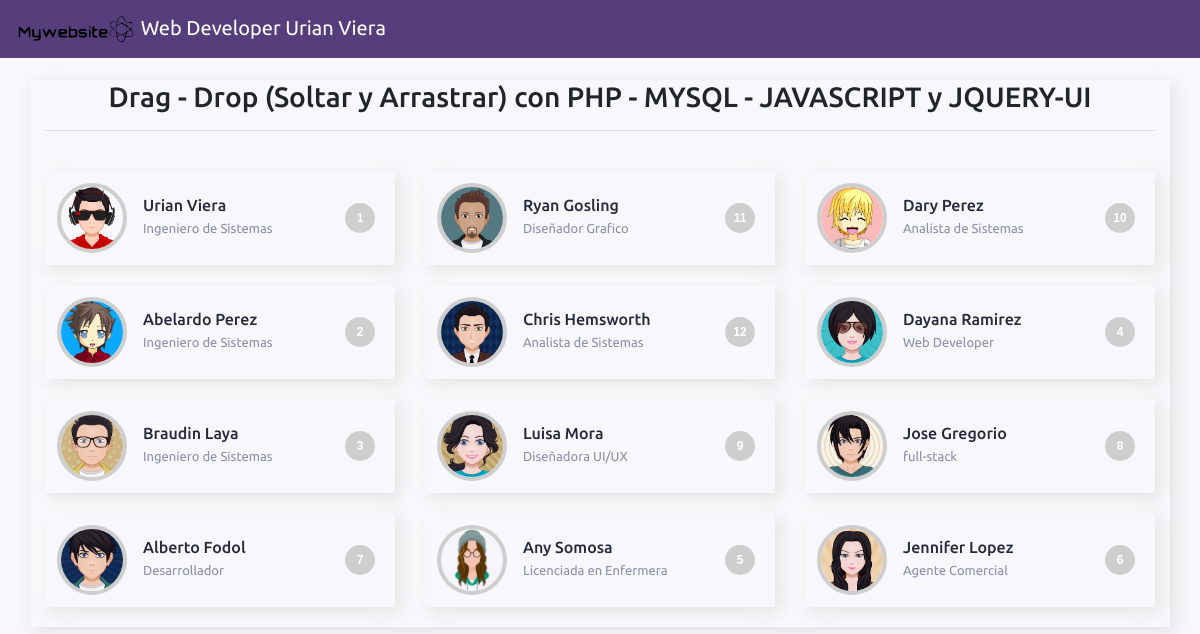
The page / on the database its author committed.
### tables this page shows
CREATE TABLE `drag_drop` (
  `id` int(10) NOT NULL,
  `nombre` varchar(30) DEFAULT NULL,
  `profesion` varchar(30) DEFAULT NULL,
  `imagen` varchar(30) DEFAULT NULL,
  `posicion` int(100) DEFAULT NULL
);

### index.php (the view, shortened to what this page needs)
<!DOCTYPE html>
<html lang="es">
<head>
    <link href="assets/css/bootstrap.css" rel="stylesheet">
    <link rel="stylesheet" href="assets/css/home.css">
</head>
<body>
    <nav class="navbar navbar-expand-md navbar-dark bg-dark fixed-top">
        <span class="navbar-brand">
           <img src="assets/img/logo-mywebsite-urian-viera.svg" alt="Web Developer Urian Viera" width="120">
             Web Developer Urian Viera
       </span>
     </nav>
<div class="container top">
<h3 class="text-center mt-5">Drag - Drop (Soltar y Arrastrar) con PHP - MYSQL - JAVASCRIPT y JQUERY-UI </h3>
<hr><br>
<?php
require_once ('config.php');
$Querydrag_drop      = ("SELECT * FROM drag_drop ORDER BY posicion");
$resultadodrag_drop  = mysqli_query($con, $Querydrag_drop);
?>
<div class="row sortable"  id="drop-items">
<?php
while ($dataDrag_Drop = mysqli_fetch_assoc($resultadodrag_drop)) { ?>
    <div class="col-md-6 col-lg-4" data-index="<?php echo $dataDrag_Drop['id']; ?>" data-position="<?php echo $dataDrag_Drop['posicion']; ?>">
        <div class="drop__card">
            <div class="drop__data">
                <img src="assets/img/<?php echo $dataDrag_Drop['imagen']; ?>" alt="" class="drop__img">
                <div>
                    <h1 class="drop__name"><?php echo $dataDrag_Drop['nombre']; ?></h1>
                    <span class="drop__profession"><?php echo $dataDrag_Drop['profesion']; ?></span>
                </div>
            </div>
            <div class="circulo">
                <h2><?php echo $dataDrag_Drop['id']; ?> </h2>
            </div>
        </div>
    </div>
    <?php } ?>
  </div>
</div>
</body>
</html>

### assets/css/home.css (style rules this page uses)
*,::before,::after { box-sizing: border-box; }
body { margin: 0; padding: 0; font-family: 'Ubuntu', sans-serif; background-color: #F8F8FC; }
.container { box-shadow: 4px 4px 16px #E1E1E1; }
.top { margin-top: 80px; }
h1 { margin: 0; }
img { max-width: 100%; height: auto; }
.drop__card, .drop__data { display: flex; align-items: center; }
.drop__card { justify-content: space-between; padding: .75rem 1.25rem .75rem .75rem; background-color: #F8F8FC; box-shadow: 4px 4px 16px #E1E1E1, -2px -2px 16px #FFF; margin-bottom: 20px; }
.drop__img { width: 70px; height: 70px; border-radius: 50%; margin-right: 1rem; border: 4px solid #cecece; }
.drop__name { font-size: 1rem; color: #272A3A; font-weight: 500; }
.drop__profession { font-size: .813rem; color: #8A8EAA; }
.circulo { width: 30px; height: 30px; border-radius: 50%; background: #cecece; display: flex; justify-content: center; padding: 8px; }
.circulo > h2 { font-family: sans-serif; color: white; font-size: 12px; font-weight: bold; }

### rows shown on the page
drag_drop: imagen (picture), nombre "Urian Viera", profesion "Ingeniero de Sistemas", id "1"
drag_drop: imagen (picture), nombre "Ryan Gosling", profesion "Diseñador Grafico", id "11"
drag_drop: imagen (picture), nombre "Dary Perez", profesion "Analista de Sistemas", id "10"
drag_drop: imagen (picture), nombre "Abelardo Perez", profesion "Ingeniero de Sistemas", id "2"
drag_drop: imagen (picture), nombre "Chris Hemsworth", profesion "Analista de Sistemas", id "12"
drag_drop: imagen (picture), nombre "Dayana Ramirez", profesion "Web Developer", id "4"
drag_drop: imagen (picture), nombre "Braudin Laya", profesion "Ingeniero de Sistemas", id "3"
drag_drop: imagen (picture), nombre "Luisa Mora", profesion "Diseñadora UI/UX", id "9"
drag_drop: imagen (picture), nombre "Jose Gregorio", profesion "full-stack", id "8"
drag_drop: imagen (picture), nombre "Alberto Fodol", profesion "Desarrollador", id "7"
drag_drop: imagen (picture), nombre "Any Somosa", profesion "Licenciada en Enfermera", id "5"
drag_drop: imagen (picture), nombre "Jennifer Lopez", profesion "Agente Comercial", id "6"
